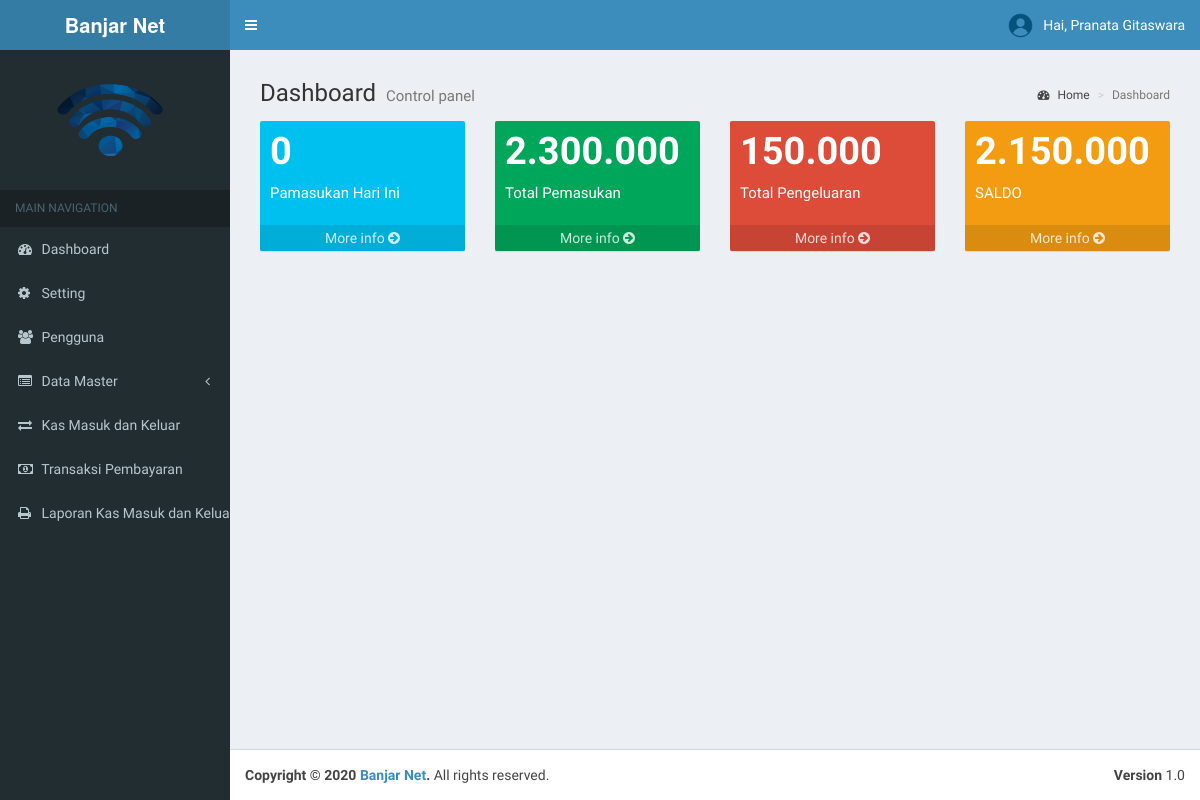
The app's page /index.php (signed in) with its own data.
### tables this page shows
CREATE TABLE `tb_profile` (
  `nama_perusahaan` varchar(255) NOT NULL,
  `alamat` text NOT NULL,
  `telpon` varchar(20) NOT NULL,
  `website` varchar(100) NOT NULL,
  `kota` varchar(100) NOT NULL,
  `foto` varchar(255) NOT NULL
);

CREATE TABLE `tb_user` (
  `id` int(11) NOT NULL AUTO_INCREMENT,
  `username` varchar(100) NOT NULL,
  `nama_user` varchar(255) NOT NULL,
  `password` varchar(100) NOT NULL,
  `level` varchar(30) NOT NULL,
  `foto` varchar(255) NOT NULL,
  `id_pelanggan` int(11) NOT NULL,
  PRIMARY KEY (`id`)
);

### index.php (the view, shortened to what this page needs)
<?php
	 include "include/koneksi.php";
 if ($_SESSION['admin'] || $_SESSION['user']) {
?>
<!DOCTYPE html>
<html>
<head>
  <link rel="stylesheet" href="bootstrap/css/bootstrap.min.css">
  <link rel="stylesheet" href="https://cdnjs.cloudflare.com/ajax/libs/font-awesome/4.5.0/css/font-awesome.min.css">
  <link rel="stylesheet" href="https://cdnjs.cloudflare.com/ajax/libs/ionicons/2.0.1/css/ionicons.min.css">
   <link rel="stylesheet" href="plugins/datatables/dataTables.bootstrap.css">
  <link rel="stylesheet" href="dist/css/AdminLTE.min.css">
   <link rel="stylesheet" href="plugins/select2/select2.min.css">
  <link rel="stylesheet" href="dist/css/skins/_all-skins.min.css">
  <link rel="stylesheet" type="text/css" href="sw/dist/sweetalert.css">
</head>
<body class="hold-transition skin-blue sidebar-mini">
<div class="wrapper">
   <?php
    $sql2 = $koneksi->query("select * from tb_profile ");
    $data1 = $sql2->fetch_assoc();
 ?>
  <header class="main-header">
    <a href="#" class="logo">
      <span class="logo-lg"><b><?php echo $data1['nama_perusahaan'] ?></b></span>
    </a>
    <nav class="navbar navbar-static-top">
      <a href="#" class="sidebar-toggle" data-toggle="offcanvas" role="button">
      </a>
      <?php
            if ($_SESSION['admin']) {
              $user = $_SESSION['admin'];
            }elseif ($_SESSION['user']) {
             $user = $_SESSION['user'];
            }
            $sql_user = $koneksi->query("select * from tb_user where id='$user'");
            $data_user = $sql_user->fetch_assoc();
             $nama = $data_user['nama_user'];
       ?>
      <div class="navbar-custom-menu">
        <ul class="nav navbar-nav">
          <li class="dropdown user user-menu">
            <a href="#" class="dropdown-toggle" data-toggle="dropdown">
              <img src="images/<?php echo $data_user['foto'] ?>" class="user-image" alt="User Image">
              <span class="hidden-xs">Hai, <?php echo $nama ?></span>
            </a>
          </li>
      </div>
    </nav>
  </header>
  	<?php include "include/menu.php"; ?>
     <div class="content-wrapper">
    <section class="content-header">
    </section>
  </div>
  <footer class="main-footer">
    <div class="pull-right hidden-xs">
      <b>Version</b> 1.0
    </div>
    <strong>Copyright &copy; 2020 <a href="http://almsaeedstudio.com">Banjar Net</a>.</strong> All rights
    reserved.
  </footer>
</div>
</body>
</html>
<?php
      }else{
        header("location:dashboard.php");
      }
 ?>

### include/menu.php (shortened to what this page needs)
 <?php
    $sql2 = $koneksi->query("select * from tb_profile ");
    $data1 = $sql2->fetch_assoc();
 ?>
 <aside class="main-sidebar">
    <section class="sidebar">
<div class="user-panel">
  <div>
  <img style="margin-left:30px" src="images/<?php echo $data1['foto'] ?>" width="140" height="120" >
  </div>
  <div class="pull-left info">
  </div>
</div>
<ul class="sidebar-menu" data-widget="tree">
  <li class="header">MAIN NAVIGATION</li>
          <?php  if ($_SESSION['admin']){ ?>
            <li class="<?php echo $aktifHome; ?>"><a href="index.php"><i class="fa fa-dashboard"></i> Dashboard</a></li>
             <li class="<?php echo $aktifprofile; ?>"><a href="?page=profile"><i class="fa fa-gear"></i> Setting </a></li>
            <li class="<?php echo $aktifAdmin; ?>"><a href="?page=pengguna"><i class="fa fa-users"></i> Pengguna</a></li>
            <li class="treeview <?php echo $aktifA; ?>">
              <a href="#">
                <i class="fa fa-list-alt"></i> <span>Data Master</span>
                <span class="pull-right-container">
                  <i class="fa fa-angle-left pull-right"></i>
                </span>
              </a>
            </li>
            <li class="<?php echo $aktifB2; ?>"><a href="?page=kas"><i class="fa fa-exchange"></i>  Kas Masuk dan Keluar</a></li>
            <li><a href="?page=transaksi"><i class="fa fa-money"></i> Transaksi Pembayaran</a></li>
             <li><a href="?page=laporan"><i class="fa fa-print"></i> Laporan Kas Masuk dan  Keluar </a></li>
             <?php } ?>
      </ul>
    </section>
  </aside>

### records on screen
tb_profile: nama_perusahaan "Banjar Net", foto (picture)
tb_user: foto (picture), nama_user "Pranata Gitaswara"

### other values on screen
$kas_hari_ini "0"
$penerimaan "2.300.000"
$pengeluaran "150.000"
$saldo "2.150.000"
